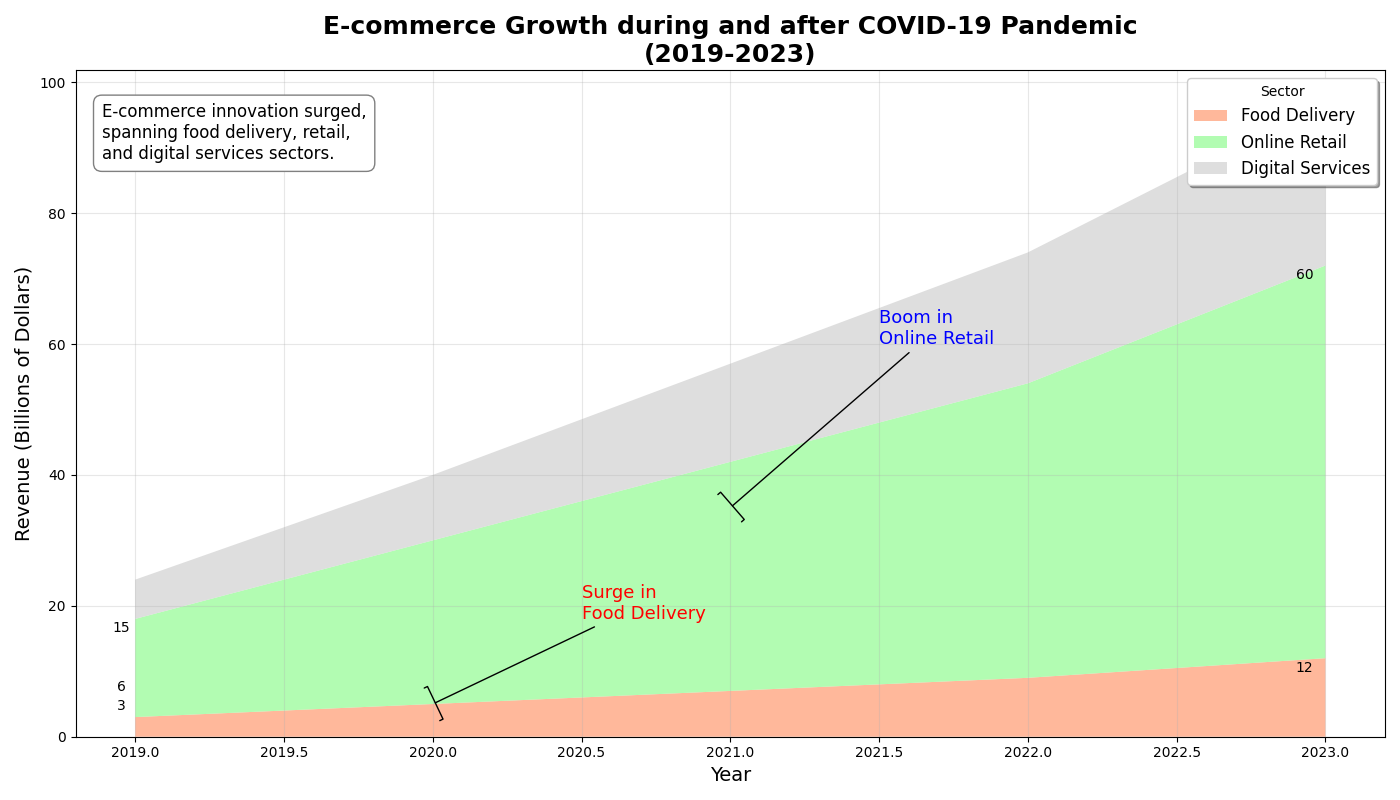

Write the Python code that produced this figure.
import matplotlib.pyplot as plt
import numpy as np

years = np.arange(2019, 2024)
food_delivery = np.array([3, 5, 7, 9, 12])
online_retail = np.array([15, 25, 35, 45, 60])
digital_services = np.array([6, 10, 15, 20, 25])

ecommerce_data = np.vstack([food_delivery, online_retail, digital_services])

fig, (ax1) = plt.subplots(figsize=(14, 8))

colors = ['#ffa07a', '#98fb98', '#d3d3d3']
ax1.stackplot(years, ecommerce_data, labels=['Food Delivery', 'Online Retail', 'Digital Services'], 
              colors=colors, alpha=0.75)

ax1.set_title("E-commerce Growth during and after COVID-19 Pandemic\n(2019-2023)", fontsize=18, fontweight='bold')
ax1.set_xlabel('Year', fontsize=14)
ax1.set_ylabel('Revenue (Billions of Dollars)', fontsize=14)

ax1.legend(loc='upper right', fontsize=12, title='Sector', frameon=True, shadow=True)
ax1.grid(linestyle='-', alpha=0.3)

ax1.annotate('Surge in\nFood Delivery', xy=(2020, 5), xytext=(2020.5, 18),
             arrowprops=dict(facecolor='red', arrowstyle='-['),
             fontsize=13, color='red')

ax1.annotate('Boom in\nOnline Retail', xy=(2021, 35), xytext=(2021.5, 60),
             arrowprops=dict(facecolor='blue', arrowstyle='-['),
             fontsize=13, color='blue')

props = dict(boxstyle='round,pad=0.5', facecolor='white', edgecolor='gray')
textstr = ('E-commerce innovation surged,\n'
           'spanning food delivery, retail,\n'
           'and digital services sectors.')
ax1.text(0.02, 0.95, textstr, transform=ax1.transAxes, fontsize=12,
         verticalalignment='top', bbox=props)

for idx, sector in enumerate(['Food Delivery', 'Online Retail', 'Digital Services']):
    ax1.annotate(f'{ecommerce_data[idx, 0]}', (2019, ecommerce_data[idx, 0]),
                 textcoords="offset points", xytext=(-10, 5), ha='center', color='black')
    ax1.annotate(f'{ecommerce_data[idx, -1]}', (2023, ecommerce_data[idx, -1] + np.sum(ecommerce_data[:idx, -1])),
                 textcoords="offset points", xytext=(-15, -10), ha='center', color='black')

plt.tight_layout()
plt.show()
